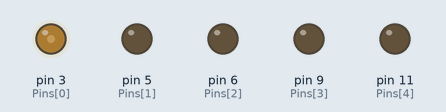
This sketch was run on a simulated Arduino Uno, built with avr-gcc and run on an emulated ATmega328P. Parts: output pins drawn as LEDs (lit = HIGH).

Above: at 0.1 s.
At 105.1 s:
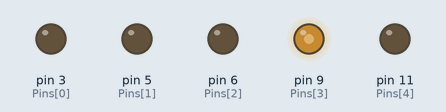
At 110.1 s:
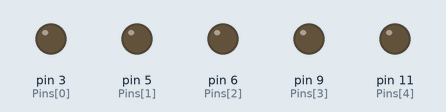
Timing chart, 0 to 111.6 s (numbered marks = the images above):
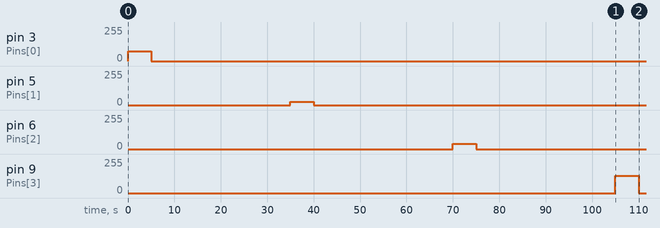

Measured:
- by itself, pin 3 (Pins[0]): 0/255 → 75/255 at 0.00 s, → 0/255 5.0 s later
- by itself, pin 5 (Pins[1]): 0/255 → 24/255 at 35.0 s, → 0/255 5.0 s later
- by itself, pin 6 (Pins[2]): 0/255 → 40/255 at 70.0 s, → 0/255 5.0 s later
- by itself, pin 9 (Pins[3]): 0/255 → 130/255 at 105 s, → 0/255 5.0 s later

The sketch:

BlinkInTurnIndividualBrightness.ino
```cpp
//This sketch turns 5 LEDs on and off in turn

int Pins[5] = {3,5,6,9,11}; //Specify the pins to use
//3=blue, 5=green, 6=yellow, 9=red, 11=white

int brightness[5] = {75,24,40,130,70}; //Specify which brightness to use for each LED
const int durationON=5000; //Set duration LED should be on for in ms
const long intervalDelay=30000; //Set duration of the delay in ms between LED activations
const int repetitions=1; //Set number of times the sequence should run

void setup() {
  //Loop through pins to set them as output and off
    for(int i=0; i<5; i++){
    pinMode(Pins[i],OUTPUT);
    analogWrite(Pins[i],0);
    }

  //For each repetition...
  for (int n=0; n<repetitions; n++){

    //...loop through the pins...
    for(int i=0; i<5; i++){

    //...to turn each pin on (to the brightness level specified),
    //and then off after the specfied delay
    analogWrite(Pins[i],brightness[i]);
    //delay(durationON);
    unsigned long currentMillis = millis(); //Save the current time
    unsigned long OffTime = currentMillis+durationON; //Save the time at which to turn off the LED
    while (millis()<OffTime); //Unless the current time has reached the OffTime, the code stays here
    analogWrite(Pins[i],0);

    //Introduce a delay before continuing to the next step in the loop
    unsigned long currentMillis2 = millis(); //Save the current time
    unsigned long nextEvent = currentMillis2+intervalDelay; //Save the time at which to continue

    while (millis()<nextEvent); //Unless the current time has reached the nextEvent time, the code stays here
    }
  }
}

void loop() {
  // put your main code here, to run repeatedly:

}
```
